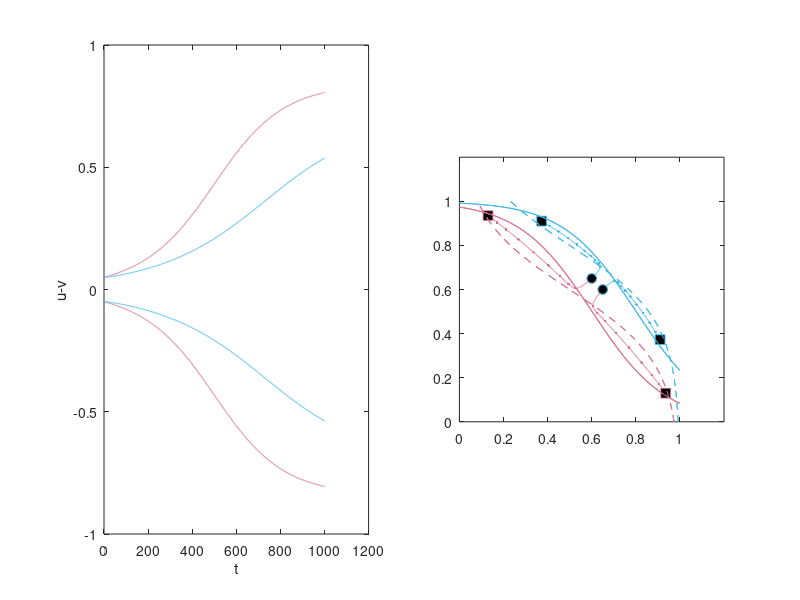

Recreate this plot in MATLAB. (Note: this script raises an error after producing the figure.)
function TwoNeuronDynamics()
%% TwoNeuronDynamics
%
%   TwoNeuronDynamics()
%
%   Simulates the 2-neuron model from Wang et. al. 2017
%
%%

u0s = [0.6 0.6 0.65 0.65];
v0s = [0.65 0.65 0.6 0.6];
I0s = [0.6 0.8 0.6 0.8];

colors = [218 112 146;
           65 185 235;
          218 112 146;
           65 185 235]/255;

figure('Name','Two neuron','Position',[276 369 1231 495])
for i = 1:length(I0s)
    %% Parameters
    u0 = u0s(i);
    v0 = v0s(i);
    
    params.w = 6;
    params.epsi = 0.01;
    params.I0 = params.w * I0s(i);
    params.tau = 100;
    
    niter = 1001;
    
    vvals = linspace(0,1,100);
    
    %% Run simulation
    [u,v] = simulate_u_v(u0,v0,params,niter);
    
    
    %% Find null clines
    uvals = find_null_clines(vvals,params);
    
    %% Plot
    subplot(1,2,1)
    plot(u-v,'Color',colors(i,:))
    hold on
%     plot(v,'--','Color',colors(i,:))
    
    subplot(1,2,2)
    plot(u,v,'-','Color',colors(i,:))
    hold on
    plot(u(1:100:end),v(1:100:end),'.','Color',colors(i,:))
    plot(u(1),v(1),'ko','MarkerFaceColor','k','MarkerSize',7,'Color',colors(i,:))
    plot(u(end),v(end),'ks','MarkerFaceColor','k','MarkerSize',7,'Color',colors(i,:))
    
    plot(vvals,uvals(:,1),'Color',colors(i,:))
    plot(uvals(:,2),vvals,'--','Color',colors(i,:))
    axis([0 1.2 0 1.2])
    axis square

end

%% Clean up
subplot(1,2,1)
xlabel('t')
ylabel('u-v')
mymakeaxis(gca)

subplot(1,2,2)
plotUnity;
xlabel('u')
ylabel('v')
mymakeaxis(gca)

%% Functions

%% Activation function
function out = thresh_exp(x)
    out = 1 ./ (1 + exp(-x));
    
%% find_u_dot
function du = find_u_dot(u,v,params)
    w = params.w;
    epsi = params.epsi;
    I0 = params.I0;
    tau = params.tau;
    
    du = ( -u + thresh_exp( I0 - w*v ) )/tau;
    
%% find_v_dot
function dv = find_v_dot(u,v,params)
    w = params.w;
    epsi = params.epsi;
    I0 = params.I0;
    tau = params.tau;
    
    dv = ( -v + thresh_exp( I0 - w*u ) )/tau;

%% simulate_u_v
function [u, v] = simulate_u_v(u0,v0,params,niter)
    
    u = nan(1,niter);
    v = nan(1,niter);
    
    u(1) = u0;
    v(1) = v0;
    for i = 2:niter
        u(i) = u(i-1) + find_u_dot(u(i-1),v(i-1),params);
        v(i) = v(i-1) + find_v_dot(u(i-1),v(i-1),params);
    end
    
%% find_null_clines
function uvals = find_null_clines(vvals,params)
    w = params.w;
    I0 = params.I0;
    epsi = params.epsi;
    
    uvals(:,1) = 1 ./ (1 + exp(-I0 + w*vvals - epsi) );
    uvals(:,2) = 1 ./ (1 + exp(-I0 + w*vvals ) );
    
    